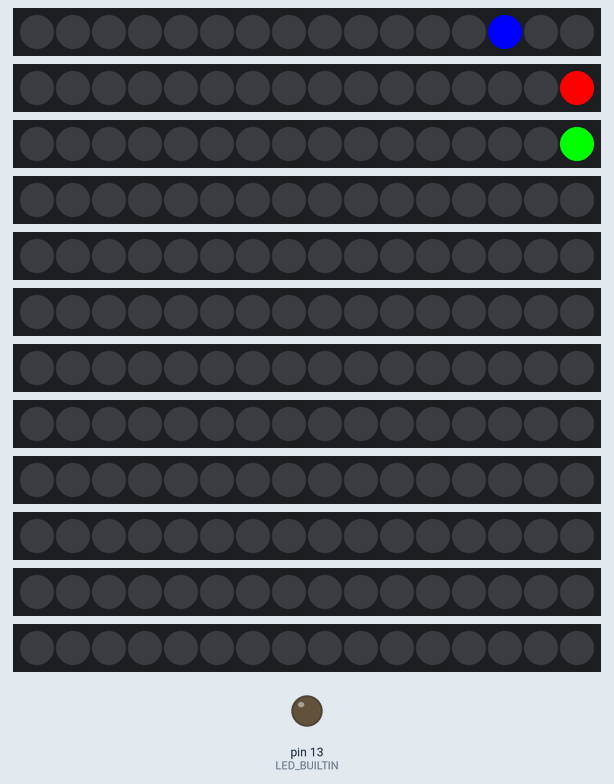
This sketch was run on a simulated Arduino Uno, built with avr-gcc and run on an emulated ATmega328P. On the bench: 12 × 16 RGB LEDs in strip order, left to right, output pins drawn as LEDs (lit = HIGH). Dim RGB values are drawn brighter than linear.

Above: at 0.17 s.
At 4.51 s:
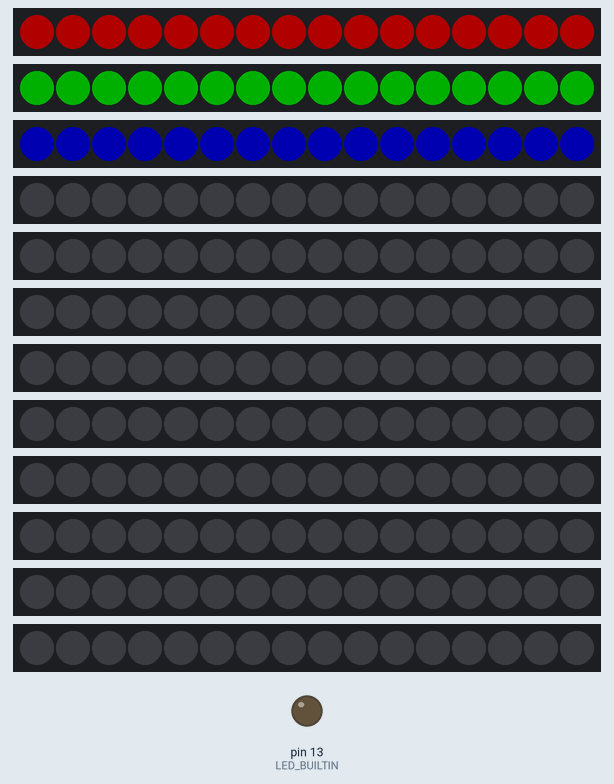
At 9.06 s:
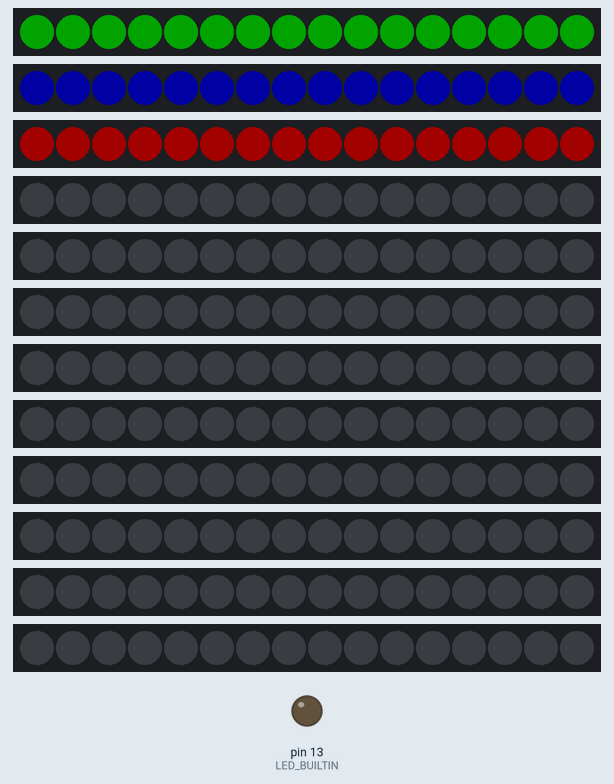
At 18.28 s:
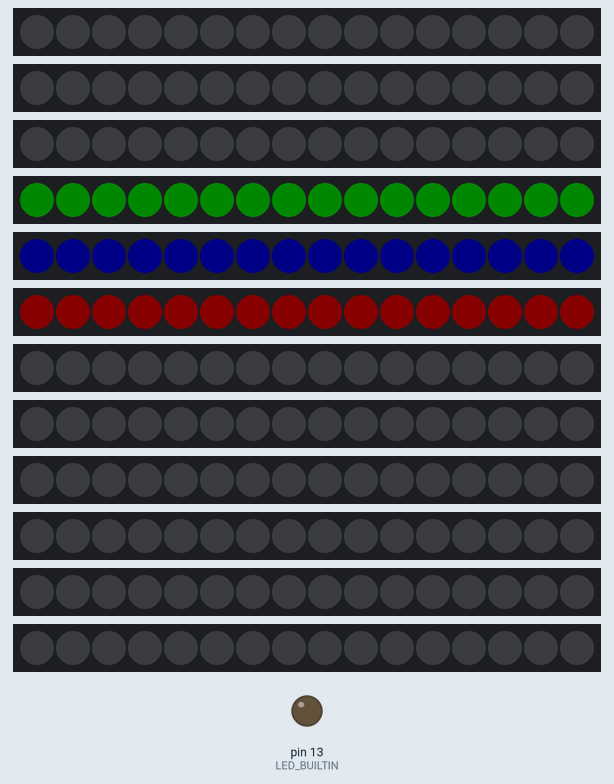
At 27.2 s:
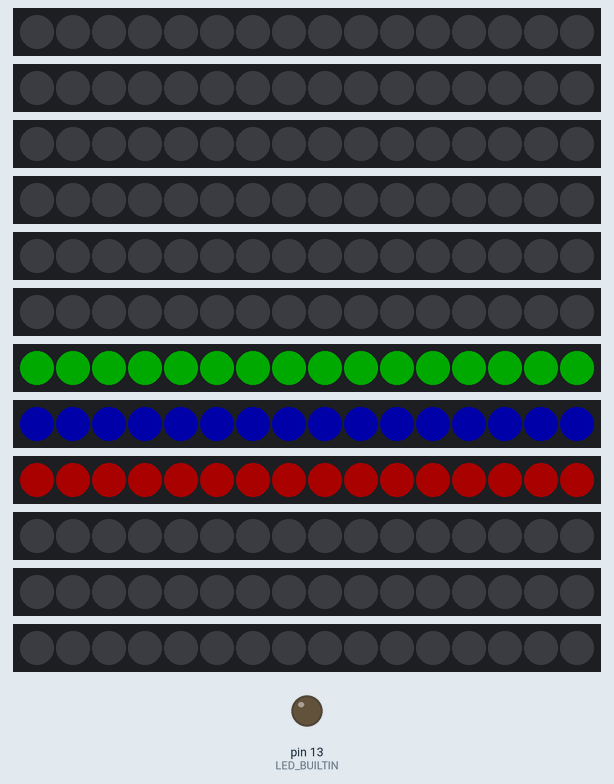
At 36.42 s:
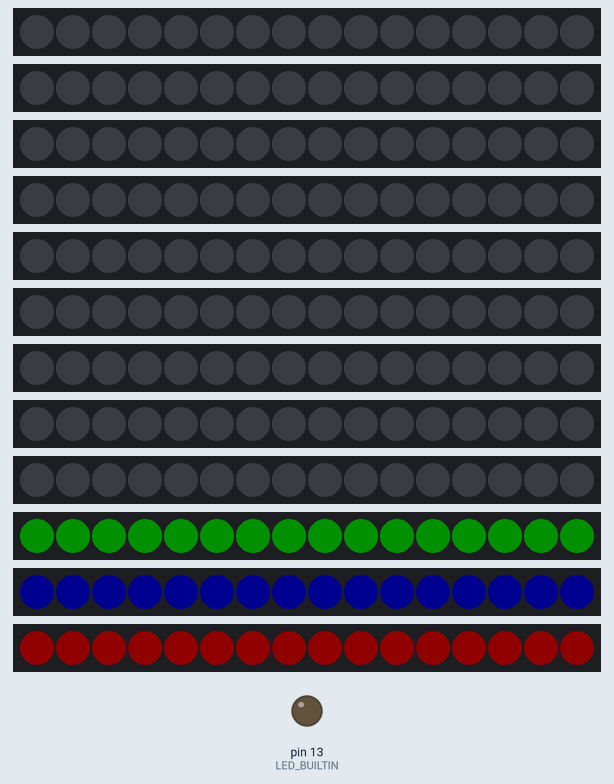

The sketch:

Neopixel.ino
```cpp
#include <Adafruit_NeoPixel.h>


#define NeoPixelStartupAnimationActive true  //Show Startup Animation for all Neopixels (true = activated / false = deactivated) !!Attention!! Animation will only be played if all NeoPixels have the same number of LEDs
#define COLOR(r, g, b) (((uint32_t)r << 16) | ((uint32_t)g <<  8) | b)

#define NumberNeoPixels 3

struct StructNeoPixelConfig {
  bool Active;
  uint32_t StartupAnimationColor;
  neoPixelType Type;
  uint16_t LEDs;
  uint16_t Pin;
  int8_t PixelOffset;
  float TempOffset;
  bool AnimationActive;
  bool AnimationReverse;
  uint8_t Brightness;
  bool AnimationMemoryActive;
  bool AnimationMemoryRunning;
  uint8_t AnimationMemoryPosition;
  uint8_t AnimationMemoryPosition_Memory;
  uint8_t AnimationMemoryRangeBegin;
  uint8_t AnimationMemoryRangeEnd;
  uint8_t AnimationMemoryAnimationColor;
};

StructNeoPixelConfig NeoPixelConfig[NumberNeoPixels] = {
  { // Neopixel 1
    Active                                : true,
    StartupAnimationColor                 : COLOR(0, 0, 255),
    Type                                  : NEO_GRB + NEO_KHZ800,
    LEDs                                  : 16,
    Pin                                   : 7,
    PixelOffset                           : 2,
    TempOffset                            : 0,
    AnimationActive                       : true,
    AnimationReverse                      : false,
    Brightness                            : 8,
  },
  { // Neopixel 2
    Active                                : true,
    StartupAnimationColor                 : COLOR(255, 0, 0),
    Type                                  : NEO_GRB + NEO_KHZ800,
    LEDs                                  : 16,
    Pin                                   : 6,
    PixelOffset                           : 0,
    TempOffset                            : 0,
    AnimationActive                       : true,
    AnimationReverse                      : false,
    Brightness                            : 8,
  },
  { // Neopixel 3
    Active                                : true,
    StartupAnimationColor                 : COLOR(0, 255, 0),
    Type                                  : NEO_GRB + NEO_KHZ800,
    LEDs                                  : 16,
    Pin                                   : 8,
    PixelOffset                           : 0,
    TempOffset                            : 0,
    AnimationActive                       : true,
    AnimationReverse                      : false,
    Brightness                            : 8,
  },
};


#define COLOR1(x) COLOR(x) // expand a single argument to 3 for COLOR

#define NeopixelRefreshSpeed 200

unsigned long NeoPixelTimerRefresh = millis();
uint8_t NeoPixelID;
uint8_t NeoPixelLEDID;

Adafruit_NeoPixel *NeoPixel_Device[NumberNeoPixels];

static int ConvertPosition2PixelIndex(int PixelCount, int PixelOffset, int Position, bool ReverseDirection) {
  int newposition;
  int newpixeloffset;
  if (ReverseDirection == false) {
    newpixeloffset = PixelOffset;
  }
  else{
    newpixeloffset = -PixelOffset;
  }
  if ((Position + newpixeloffset) > PixelCount) {
    newposition = (Position + newpixeloffset) - PixelCount;
  }
  else if ((Position + newpixeloffset) < 1) {
    newposition = PixelCount + (Position + newpixeloffset);
  }
  else {
    newposition = (Position + newpixeloffset);
  }
  if (ReverseDirection == false) {
    return (PixelCount - newposition);
  }
  else {
    return (newposition - 1);
  }
}

// Initialize everything and prepare to start
void setup()
{
}

// Main loop
void loop()
{

  pinMode(LED_BUILTIN, OUTPUT);
  // Initialize Variables
  int16_t BrightnessID = 0;
  uint8_t NeoPixelAnimationStep;
  uint8_t NeoPixelAnimationCount;
  uint8_t NeoPixelAnimationID;
  uint32_t AnimiationColor[NumberNeoPixels];

  // Initialize Neopixels
  for (NeoPixelID = 0; NeoPixelID < NumberNeoPixels; NeoPixelID++){
    if (NeoPixelConfig[NeoPixelID].Active == true) {
      NeoPixel_Device[NeoPixelID] = new Adafruit_NeoPixel(NeoPixelConfig[NeoPixelID].LEDs, NeoPixelConfig[NeoPixelID].Pin, NeoPixelConfig[NeoPixelID].Type);
      NeoPixel_Device[NeoPixelID]->begin();
      NeoPixel_Device[NeoPixelID]->show();
    }
  }

  //Set start values
  for (NeoPixelID = 0; NeoPixelID < NumberNeoPixels; NeoPixelID++){
    NeoPixelConfig[NeoPixelID].AnimationMemoryPosition = 0;
    NeoPixelConfig[NeoPixelID].AnimationMemoryPosition_Memory = 0;
    NeoPixelConfig[NeoPixelID].AnimationMemoryRangeBegin = 0;
    NeoPixelConfig[NeoPixelID].AnimationMemoryRangeEnd = 0;
    NeoPixelConfig[NeoPixelID].AnimationMemoryRunning = false;
    NeoPixelConfig[NeoPixelID].AnimationMemoryAnimationColor = 0;
  }

  // Startup-Animation
  int NeoPixelCount = 0;
  bool NeoPixelStartupAnimationActive_Consistency = true;
  if (NeoPixelStartupAnimationActive == true)
  {
    // Animation Consistency-Check
    for (NeoPixelID = 0; NeoPixelID < NumberNeoPixels; NeoPixelID++){
      if (NeoPixelConfig[NeoPixelID].Active == true) {
        if (NeoPixelCount == 0) {
          NeoPixelCount = NeoPixelConfig[NeoPixelID].LEDs;
        }
        else {
          if (NeoPixelConfig[NeoPixelID].LEDs != NeoPixelCount) {
            NeoPixelStartupAnimationActive_Consistency = false;
          }
        }
      }
    }
    //Activate startup sequence & Co. if all activated NeoPixels have the same number of LEDs
    if (NeoPixelCount > 0 && NeoPixelStartupAnimationActive_Consistency == true) {

      //Initialize Neopixels && Build AnimationColor-Array
      NeoPixelAnimationCount = 0;
      for (NeoPixelID = 0; NeoPixelID < NumberNeoPixels; NeoPixelID++){
        if (NeoPixelConfig[NeoPixelID].Active == true) {
          NeoPixel_Device[NeoPixelID]->setBrightness(255);
          AnimiationColor[NeoPixelAnimationCount] = NeoPixelConfig[NeoPixelID].StartupAnimationColor;
          NeoPixelAnimationCount++;
        }
      }

      //Startup Animation Phase #1
      for (NeoPixelAnimationStep = 0; NeoPixelAnimationStep < NeoPixelAnimationCount; NeoPixelAnimationStep++) {
        for (NeoPixelLEDID = 0; NeoPixelLEDID < NeoPixelCount; NeoPixelLEDID++) {
          NeoPixelAnimationID = NeoPixelAnimationStep;
          for (NeoPixelID = 0; NeoPixelID < NumberNeoPixels; NeoPixelID++) {
            if (NeoPixelConfig[NeoPixelID].Active == true) {
              NeoPixel_Device[NeoPixelID]->fill(COLOR(0, 0, 0));
              NeoPixel_Device[NeoPixelID]->setPixelColor(ConvertPosition2PixelIndex(NeoPixelConfig[NeoPixelID].LEDs,NeoPixelConfig[NeoPixelID].PixelOffset,(NeoPixelLEDID + 1), NeoPixelConfig[NeoPixelID].AnimationReverse), AnimiationColor[NeoPixelAnimationID]);
              NeoPixel_Device[NeoPixelID]->show();
            }
            NeoPixelAnimationID++;
            if (NeoPixelAnimationID >= NeoPixelAnimationCount) {
              NeoPixelAnimationID = 0;
            }
          }
          delay(30);
        }
      }

      //Startup Animation Phase #2
      for (NeoPixelAnimationStep = 0; NeoPixelAnimationStep < NeoPixelAnimationCount; NeoPixelAnimationStep++) {
        //Part A
        for(BrightnessID = 0; BrightnessID < 255; BrightnessID++) {
          NeoPixelAnimationID = NeoPixelAnimationStep;
          for (NeoPixelID = 0; NeoPixelID < NumberNeoPixels; NeoPixelID++) {
            if (NeoPixelConfig[NeoPixelID].Active == true) {
              NeoPixel_Device[NeoPixelID]->setBrightness(BrightnessID);
              NeoPixel_Device[NeoPixelID]->fill(AnimiationColor[NeoPixelAnimationID]);
              NeoPixel_Device[NeoPixelID]->show();
            }
            NeoPixelAnimationID++;
            if (NeoPixelAnimationID >= NeoPixelAnimationCount) {
              NeoPixelAnimationID = 0;
            }
          }
          delay(1);
        }
        //Part B
        for(BrightnessID = 255; BrightnessID >= 0; BrightnessID--) {
          NeoPixelAnimationID = NeoPixelAnimationStep;
          for (NeoPixelID = 0; NeoPixelID < NumberNeoPixels; NeoPixelID++) {
            if (NeoPixelConfig[NeoPixelID].Active == true) {
              NeoPixel_Device[NeoPixelID]->setBrightness(BrightnessID);
              NeoPixel_Device[NeoPixelID]->fill(AnimiationColor[NeoPixelAnimationID]);
              NeoPixel_Device[NeoPixelID]->show();
            }
            NeoPixelAnimationID++;
            if (NeoPixelAnimationID >= NeoPixelAnimationCount) {
              NeoPixelAnimationID = 0;
            }
          }
          delay(1);
        }
      }
    }
  }

  //Initial Neopixel for Loop
  for (NeoPixelID = 0; NeoPixelID < NumberNeoPixels; NeoPixelID++){
    if (NeoPixelConfig[NeoPixelID].Active == true) {
      NeoPixel_Device[NeoPixelID]->clear();
      NeoPixel_Device[NeoPixelID]->setBrightness(NeoPixelConfig[NeoPixelID].Brightness);
      NeoPixel_Device[NeoPixelID]->show();
    }
  }
  }
```
